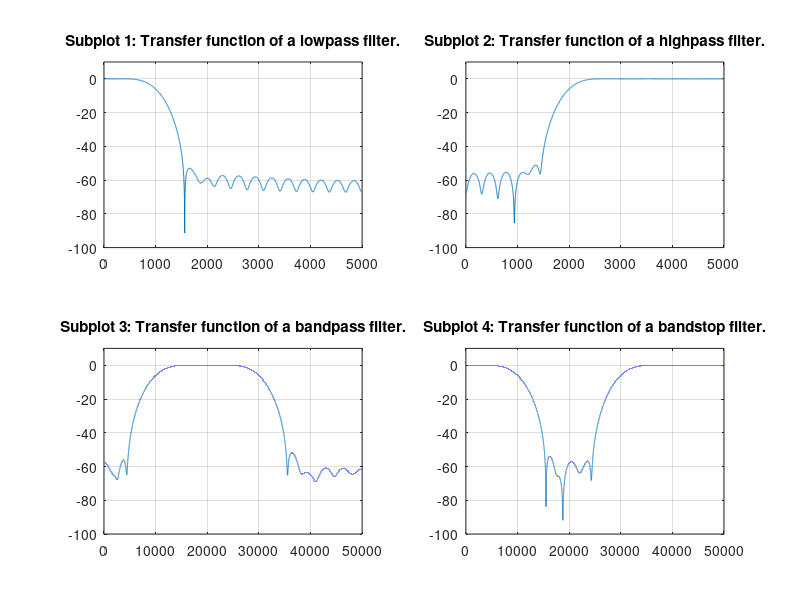

Here is the MATLAB script that generated this plot:
clear all;
clc;

%%%%%%%%%%%%%%%%%%%%%%%%%%%%%%%%%%%%%%%%%%%%%%%%%%%%%%%%%%%%%%%%%%%%%%%%%%%
% Lowpass filter (LPF)
% Order (N-1), sampling frequency (fs), cutoff frequency (fc).
N = 32;
fs = 10e3;
fc = 1e3;

% Normalised cutoff frequency of a lowpass filter (wc).
wc = 2 * pi * fc / fs;

% Filter indexes (n and m).
n = [0:N-1];
m = N/2;

% Calculation of coefficients of Hamming window (w).
for i = 1:N

    w(i) = 0.54 + 0.46 * cos((2 * pi * (n(i) - m)) / (N - 1));

end

% Calculation of impulse response of FIR filter (h).
for i = 1:N

    if i == N/2 + 1
        
        h(i) = wc / pi;
    
    else

        h(i) =  sin(wc * (n(i) - m)) / (pi * (n(i) - m));

    end  

end

% Applying window to the calculated impulse response (h).
h = h .* w;

% Calculation of transfer function of the filter (h_lp).
step = 1;
f_lp = [0:step:fs/2];

for i = 1:length(f_lp)

    h_lp(i) = sum(h .* exp(-1j * 2 * pi * f_lp(i) .* (n - m) / fs));

end

%%%%%%%%%%%%%%%%%%%%%%%%%%%%%%%%%%%%%%%%%%%%%%%%%%%%%%%%%%%%%%%%%%%%%%%%%%%
% Highpass filter (HPF)
% Order (N-1), sampling frequency (fs), cutoff frequency (fc).
N = 32;
fs = 10e3;
fc = 2e3;

% Normalised cutoff frequency of a lowpass filter (wc).
wc = 2 * pi * fc / fs;

% Filter indexes (n and m).
n = [0:N-1];
m = N/2;

% Calculation of coefficients of Hamming window (w).
for i = 1:N

    w(i) = 0.54 + 0.46 * cos((2 * pi * (n(i) - m)) / (N - 1));

end

% Calculation of impulse response of FIR filter (h).
for i = 1:N

    if i == N/2 + 1
        
        h(i) = 1 - wc / pi;
    
    else

        h(i) = (sin(pi * (n(i) - m)) - sin(wc * (n(i) - m))) ...
                / (pi * (n(i) - m));

    end  

end

% Applying window to the calculated impulse response (h).
h = h .* w;

% Calculation of transfer function of the filter (h_hp).
step = 1;
f_hp = [0:step:fs/2];

for i = 1:length(f_hp)

    h_hp(i) = sum(h .* exp(-1j * 2 * pi * f_hp(i) .* (n - m) / fs));

end

%%%%%%%%%%%%%%%%%%%%%%%%%%%%%%%%%%%%%%%%%%%%%%%%%%%%%%%%%%%%%%%%%%%%%%%%%%%
% Bandpass filter (BPF)
% Order (N-1), sampling frequency (fs), cutoff frequencies (fc1 and fc2).
N = 32;
fs = 100e3;
fc1 = 10e3;
fc2 = 30e3;

% Normalised cutoff frequencies of bandpass filter (wc1 and wc2).
wc1 = 2 * pi * fc1 / fs;
wc2 = 2 * pi * fc2 / fs;

% Filter indexes (n and m).
n = [0:N-1];
m = N/2;

% Calculation of coefficients of Hamming window (w).
for i = 1:N

    w(i) = 0.54 + 0.46 * cos((2 * pi * (n(i) - m)) / (N - 1));

end

% Calculation of impulse response of FIR filter (h).
for i = 1:N

    if i == N/2 + 1
        
        h(i) = (wc2 - wc1) / pi;
    
    else

        h(i) =  (sin(wc2 * (n(i) - m)) - sin(wc1 * (n(i) - m))) ...
              / (pi * (n(i) - m));

    end  

end

% Applying window to the calculated impulse response (h).
h = h .* w;

% Calculation of transfer function of the filter (h_bp).
step = 1;
f_bp = [0:step:fs/2];

for i = 1:length(f_bp)

    h_bp(i) = sum(h .* exp(-1j * 2 * pi * f_bp(i) .* (n - m) / fs));

end

%%%%%%%%%%%%%%%%%%%%%%%%%%%%%%%%%%%%%%%%%%%%%%%%%%%%%%%%%%%%%%%%%%%%%%%%%%%
% Bandstop filter (BSF)
% Order (n-1), sampling frequency (fs), cutoff frequencies (fc1 and fc2).
N = 32;
fs = 100e3;
fc1 = 10e3;
fc2 = 30e3;

% Normalised cutoff frequencies of bandpass filter (Wc1 and Wc2).
wc1 = 2 * pi * fc1 / fs;
wc2 = 2 * pi * fc2 / fs;

% Filter indexes (n and m).
n = [0:N-1];
m = N/2;

% Calculation of coefficients of Hamming window (w).
for i = 1:N

    w(i) = 0.54 + 0.46 * cos((2 * pi * (n(i) - m)) / (N - 1));

end

% Calculation of impulse response of FIR filter (h).
for i = 1:N

    if i == N/2 + 1
        
        h(i) = 1 + (wc1 - wc2) / pi;
    
    else

        h(i) =  (sin(wc1 * (n(i) - m)) - sin(wc2 * (n(i) - m)) + ...
                 sin(pi * (n(i) - m))) / (pi * (n(i) - m));

    end  

end

% Applying window to the calculated impulse response (h).
h = h .* w;

% Calculation of transfer function of the filter (H).
step = 1;
f_bs = [0:step:fs/2];

for i = 1:length(f_bs)

    h_bs(i) = sum(h .* exp(-1j * 2 * pi * f_bs(i) .* (n - m) / fs));

end

%%%%%%%%%%%%%%%%%%%%%%%%%%%%%%%%%%%%%%%%%%%%%%%%%%%%%%%%%%%%%%%%%%%%%%%%%%%
% Plots
% Transfer function plots for every filter topology.
subplot(2,2,1);
xmin = 0; xmax = 5e3; ymin = -100; ymax = 10;
plot(f_lp, 20*log10(abs(h_lp)));
title('Subplot 1: Transfer function of a lowpass filter.');
grid on;
axis([xmin xmax ymin ymax]);

subplot(2,2,2);
xmin = 0; xmax = 5e3; ymin = -100; ymax = 10;
plot(f_hp, 20*log10(abs(h_hp)));
title('Subplot 2: Transfer function of a highpass filter.');
grid on;
axis([xmin xmax ymin ymax]);

subplot(2, 2, 3);
xmin = 0; xmax = 50e3; ymin = -100; ymax = 10;
plot(f_bp, 20*log10(abs(h_bp)));
title('Subplot 3: Transfer function of a bandpass filter.');
grid on;
axis([xmin xmax ymin ymax]);

subplot(2, 2, 4);
xmin = 0; xmax = 50e3; ymin = -100; ymax = 10;
plot(f_bs, 20*log10(abs(h_bs)));
title('Subplot 4: Transfer function of a bandstop filter.');
grid on;
axis([xmin xmax ymin ymax]);
